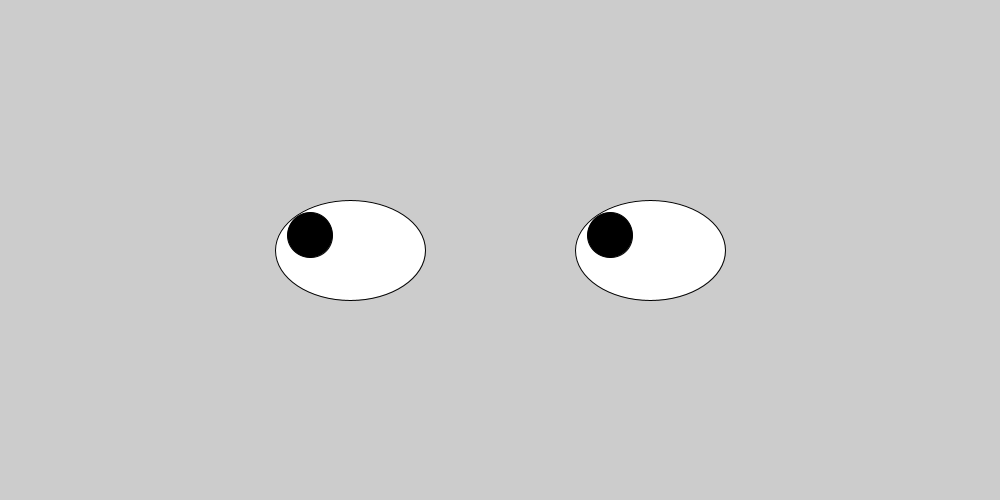
Frame 1 (no input)
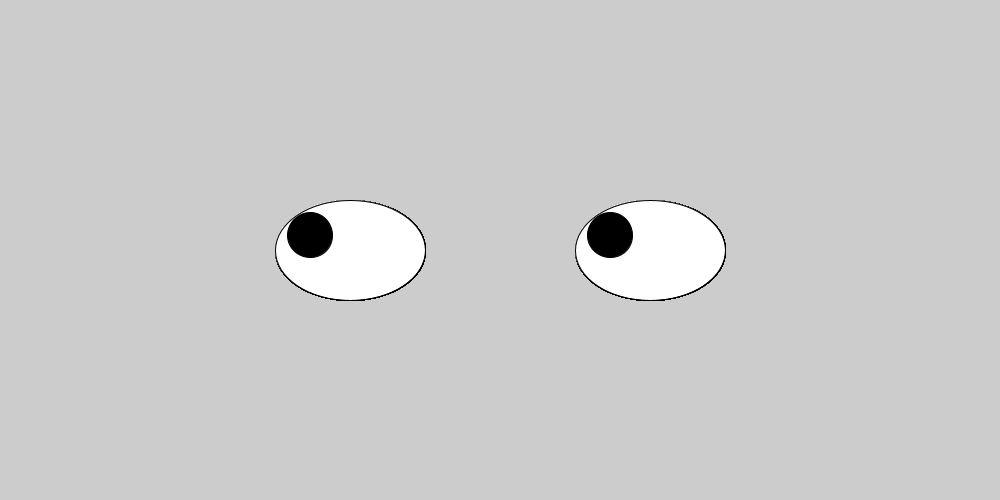
Frame 60 (the mouse pressed at the canvas centre just before this capture)
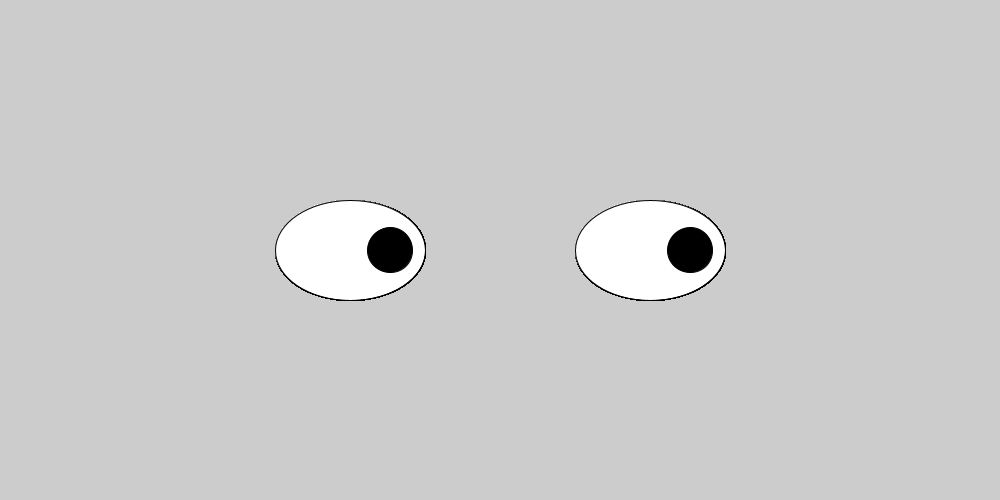
Frame 120 (the mouse held since frame 60 and released just before this capture)

The Processing sketch that drew these frames (run headless with seeded random() and noise(); from frame 60 on, the mouse is pressed at the canvas centre):

// Processing sketch: Googly_Eyes2
// ── Googly_Eyes2.pde
int px = 350;
int py = 250;
void setup() {
  size(1000,500);
  
}
void draw () {
  px = mouseX;
  py = mouseY;
  if(mouseX < 310) {
    px = 310;
  } else if (mouseX > 390) {
    px = 390; }
    
  if(mouseY > 260) {
    py = 260;
  } else if (mouseY < 235) {
    py = 235;
  }
ellipse(350,250,150,100); 
ellipse(650,250,150,100);
fill(0,0,0);

 ellipse(px,py,45,45);
 ellipse(px + 300,py,45,45);
 fill(255,255,255);
  
} 
